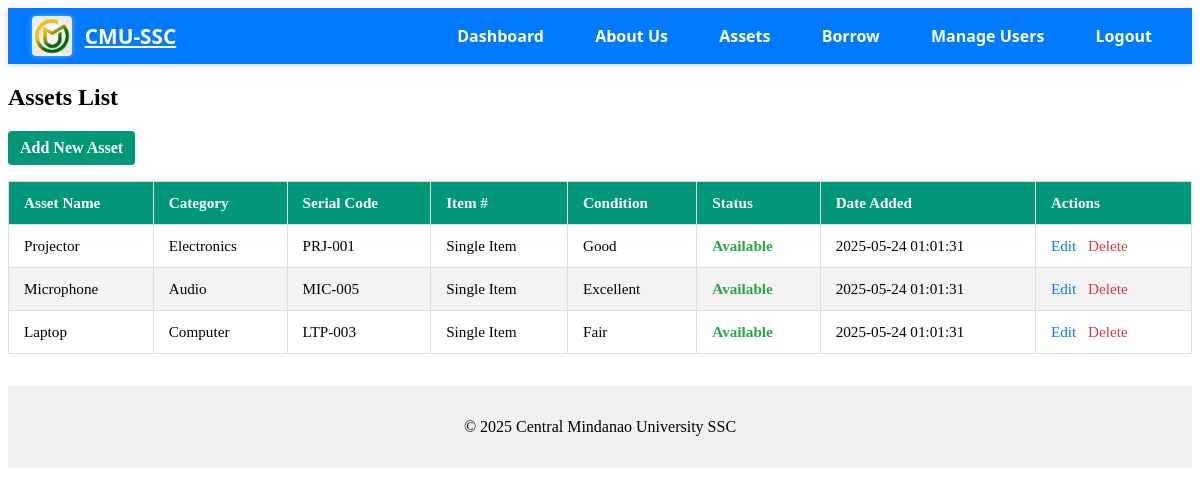
/System/assets/list.php (signed in), run on the app's committed database.
### tables this page shows
CREATE TABLE assets (
    asset_id INT AUTO_INCREMENT PRIMARY KEY,
    asset_name VARCHAR(100) NOT NULL,
    category VARCHAR(50),
    serial_code VARCHAR(50),
    quantity INT NOT NULL,
    `condition` VARCHAR(100),
    status ENUM('available', 'borrowed', 'reserved', 'damaged', 'lost') DEFAULT 'available',
    location VARCHAR(100),
    image_path VARCHAR(255),
    date_added DATETIME DEFAULT CURRENT_TIMESTAMP
);

### System/assets/list.php (the view, shortened to what this page needs)
<?php
require_once '../config/db.php';
$stmt = $pdo->query("SELECT * FROM assets WHERE quantity > 0 ORDER BY date_added DESC");
$assets = $stmt->fetchAll();
$individualizedAssets = [];
foreach ($assets as $asset) {
    if ($asset['quantity'] > 1 && empty($asset['serial_code'])) {
        $individualItems = getIndividualItems($pdo, $asset['asset_id'], $asset['quantity']);
        foreach ($individualItems as $item) {
            $individualizedAsset = $asset;
            $individualizedAsset['item_id'] = $item['item_id'];
            $individualizedAsset['item_number'] = $item['item_number'];
            $individualizedAsset['individual_condition'] = $item['condition'];
            $individualizedAsset['individual_status'] = $item['status'];
            $individualizedAsset['is_individual'] = true;
            $individualizedAssets[] = $individualizedAsset;
        }
    } else {
        $asset['is_individual'] = false;
        $individualizedAssets[] = $asset;
    }
}
include '../../includes/header.php';
?>
<h2>Assets List</h2>
<?php if ($userRole === 'admin' || $userRole === 'staff'): ?>
    <p><a href="add.php" class="btn">Add New Asset</a></p>
<?php endif; ?>
<div class="table-container">
    <table class="styled-table">
        <thead>
            <tr>
                <th>Asset Name</th>
                <th>Category</th>
                <th>Serial Code</th>
                <th>Item #</th>
                <th>Condition</th>
                <th>Status</th>
                <th>Date Added</th>
                <?php if ($userRole === 'admin' || $userRole === 'staff' || $userRole === 'member'): ?>
                    <th>Actions</th>
                <?php endif; ?>
            </tr>
        </thead>
        <tbody>
            <?php foreach ($individualizedAssets as $asset): ?>
                <tr <?= $asset['is_individual'] ? 'class="individual-item-row"' : '' ?>>
                    <td>
                        <?php if ($asset['is_individual']): ?>
                            <?= htmlspecialchars($asset['asset_name']) ?> #<?= $asset['item_number'] ?>
                        <?php else: ?>
                            <?= htmlspecialchars($asset['asset_name']) ?>
                        <?php endif; ?>
                    </td>
                    <td>
                        <?php if ($asset['is_individual']): ?>
                            <?php
                            $categoryColor = getCategoryColor($asset['category']);
                            $textColor = getTextColor($categoryColor);
                            ?>
                            <span class="category-cell" style="background-color: <?= $categoryColor ?>; color: <?= $textColor ?>;">
                                <?= htmlspecialchars($asset['category']) ?>
                            </span>
                        <?php else: ?>
                            <?= htmlspecialchars($asset['category']) ?>
                        <?php endif; ?>
                    </td>
                    <td>
                        <?php if ($asset['is_individual']): ?>
                            -
                        <?php else: ?>
                            <?= htmlspecialchars($asset['serial_code']) ?: '-' ?>
                        <?php endif; ?>
                    </td>
                    <td>
                        <?php if ($asset['is_individual']): ?>
                            #<?= $asset['item_number'] ?>
                        <?php else: ?>
                            Single Item
                        <?php endif; ?>
                    </td>
                    <td>
                        <?php if ($asset['is_individual']): ?>
                            <span class="condition-<?= $asset['individual_condition'] ?>">
                                <?= ucfirst(htmlspecialchars($asset['individual_condition'])) ?>
                            </span>
                        <?php else: ?>
                            <span class="condition-<?= $asset['condition'] ?>">
                                <?= ucfirst(htmlspecialchars($asset['condition'])) ?>
                            </span>
                        <?php endif; ?>
                    </td>
                    <td>
                        <?php if ($asset['is_individual']): ?>
                            <span class="item-status-<?= $asset['individual_status'] ?>">
                                <?= ucfirst($asset['individual_status']) ?>
                            </span>
                        <?php else: ?>
                            <span class="item-status-<?= $asset['status'] ?>">
                                <?= ucfirst($asset['status']) ?>
                            </span>
                        <?php endif; ?>
                    </td>
                    <td><?= htmlspecialchars($asset['date_added']) ?></td>
                    <?php if ($userRole === 'admin' || $userRole === 'staff'): ?>
                        <td>
                            <?php if ($asset['is_individual']): ?>
                                 <a href="edit.php?id=<?= $asset['asset_id'] ?>" class="action-link">Edit</a>
                                <a href="delete.php?id=<?= $asset['asset_id'] ?>" class="action-link danger" onclick="return confirm('Delete this asset?');">Delete</a>
                            <?php else: ?>
                                <a href="edit.php?id=<?= $asset['asset_id'] ?>" class="action-link">Edit</a>
                                <a href="delete.php?id=<?= $asset['asset_id'] ?>" class="action-link danger" onclick="return confirm('Delete this asset?');">Delete</a>
                            <?php endif; ?>
                        </td>
                    <?php else: ?>
                        <td>-</td>
                    <?php endif; ?>
                </tr>
            <?php endforeach; ?>
        </tbody>
    </table>
</div>
<?php include '../../includes/footer.php'; ?>

### includes/header.php (shortened to what this page needs)
<!DOCTYPE html>
<html lang="en">
<head>
</head>
<body>
<?php include 'navbar.php'; ?>
</body>
</html>

### includes/navbar.php (shortened to what this page needs)
<?php
$userRole = $_SESSION['role'] ?? 'guest';
$isLoggedIn = isset($_SESSION['user_id']);
?>
<nav>
    <a href="/ASM/System/dashboard/index.php" class="logo" aria-label="CMU-SSC Home">
        <img src="/ASM/includes/logo.jpg" alt="CMU-SSC Logo" />
        CMU-SSC
    </a>
    <ul>
        <li><a href="/ASM/index.php">Dashboard</a></li>
        <li><a href="/ASM/System/about.php">About Us</a></li>
        <?php if ($isLoggedIn): ?>
            <?php if ($userRole === 'member'): ?>
                <li><a href="/ASM/System/assets/list.php">Assets</a></li>
                <li><a href="/ASM/System/borrow/return.php">Return Item</a></li>
            <?php elseif ($userRole === 'admin'): ?>
                <li><a href="/ASM/System/assets/list.php">Assets</a></li>
                <li><a href="/ASM/System/borrow/manage_requests.php">Borrow</a></li>
                <li><a href="/ASM/System/users/list.php">Manage Users</a></li>
            <?php endif; ?>
            <li><a href="/ASM/System/auth/logout.php">Logout</a></li>
        <?php else: ?>
            <li><a href="/ASM/System/auth/login.php">Login</a></li>
        <?php endif; ?>
    </ul>
</nav>

### includes/footer.php (shortened to what this page needs)
    <footer style="background: #f1f1f1; text-align: center; padding: 1rem 0; margin-top: 2rem;">
        <p>&copy; <?= date("Y") ?> Central Mindanao University SSC</p>
    </footer>
</body>
</html>

### includes/navbar.php (style rules this page uses)
nav { background-color: #007bff; padding: 0.5rem 1.5rem; box-shadow: 0 2px 6px rgba(0, 0, 0, 0.15); display: flex; align-items: center; justify-content: space-between; font-family: 'Segoe UI', Tahoma, Geneva, Verdana, sans-serif; }
nav .logo { display: flex; align-items: center; gap: 0.8rem; color: white; font-weight: 700; font-size: 1.3rem; user-select: none; }
nav .logo img { height: 40px; width: auto; object-fit: contain; border-radius: 4px; box-shadow: 0 0 5px rgba(255, 255, 255, 0.4); }
nav ul { list-style: none; margin: 0; padding: 0; display: flex; gap: 1.2rem; align-items: center; }
nav ul li a { color: white; text-decoration: none; font-weight: 600; padding: 0.5rem 1rem; border-radius: 5px; transition: background-color 0.3s ease, color 0.3s ease; }

### System/assets/list.php (style rules this page uses)
.table-container { overflow-x: auto; margin-top: 1rem; }
.styled-table { width: 100%; border-collapse: collapse; font-size: 0.95rem; min-width: 600px; border: 1px solid #ddd; }
.styled-table thead tr { background-color: #009879; color: #ffffff; text-align: left; }
.styled-table th, .styled-table td { padding: 12px 15px; border: 1px solid #ddd; }
.styled-table tbody tr { border-bottom: 1px solid #dddddd; }
.styled-table tbody tr:nth-of-type(even) { background-color: #f3f3f3; }
.action-link { color: #007BFF; text-decoration: none; font-weight: 500; margin-right: 8px; }
.action-link.danger { color: #dc3545; }
.btn { display: inline-block; background-color: #009879; color: #fff; padding: 8px 12px; border-radius: 4px; text-decoration: none; font-weight: bold; }
.item-status-available { color: #28a745; font-weight: bold; }
h2 { margin-top: 20px; }

### data on the page
assets: asset_name "Projector", category "Electronics", serial_code "PRJ-001", condition "Good", status "Available", date_added "2025-05-24 01:01:31"
assets: asset_name "Microphone", category "Audio", serial_code "MIC-005", condition "Excellent", status "Available", date_added "2025-05-24 01:01:31"
assets: asset_name "Laptop", category "Computer", serial_code "LTP-003", condition "Fair", status "Available", date_added "2025-05-24 01:01:31"
